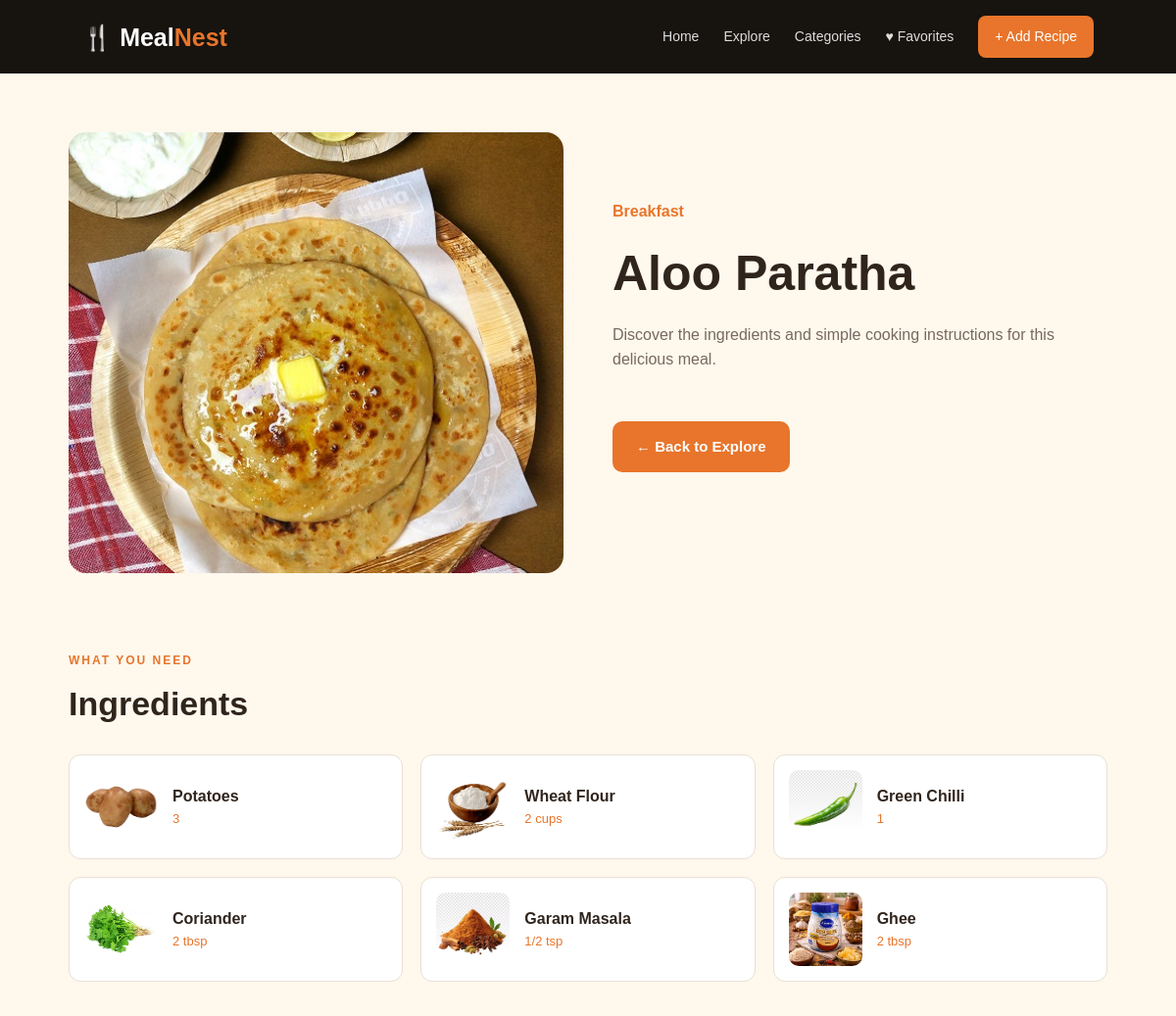
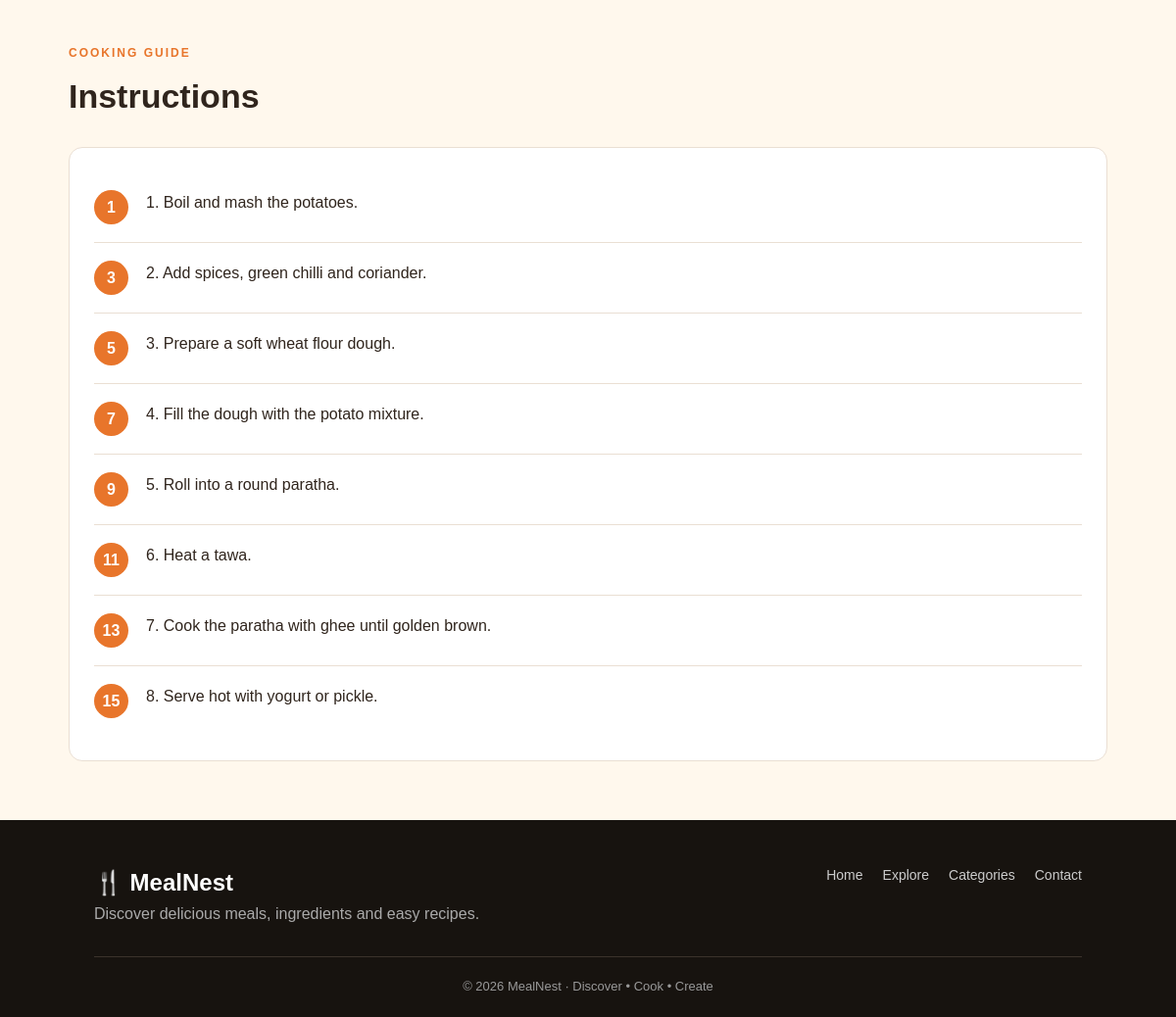
/recipe/17, run on the app's committed database (2 pictures, top to bottom).
### tables this page shows
CREATE TABLE meals (
            id INTEGER PRIMARY KEY AUTOINCREMENT,
            name TEXT NOT NULL,
            category TEXT NOT NULL,
            image TEXT NOT NULL,
            instructions TEXT NOT NULL
        );

CREATE TABLE ingredients (
            id INTEGER PRIMARY KEY AUTOINCREMENT,
            meal_id INTEGER NOT NULL,
            name TEXT NOT NULL,
            quantity TEXT,
            image TEXT NOT NULL,
            FOREIGN KEY (meal_id) REFERENCES meals(id)
        );

### app.py (the view, shortened to what this page needs)
@app.route("/recipe/<int:meal_id>")
def recipe(meal_id):
    conn = get_db()
    meal = conn.execute("""
        SELECT *
        FROM meals
        WHERE id = ?
    """, (meal_id,)).fetchone()
    ingredients = conn.execute("""
        SELECT *
        FROM ingredients
        WHERE meal_id = ?
        ORDER BY id
    """, (meal_id,)).fetchall()
    conn.close()
    return render_template(
        "recipe.html",
        meal=meal,
        ingredients=ingredients
    )

### database.py (called while the page is built)
def get_db():
    conn = sqlite3.connect(DATABASE)
    conn.row_factory = sqlite3.Row
    return conn

### templates/recipe.html (shortened to what this page needs)
{% extends "base.html" %}
{% block content %}
<section class="recipe-page">
    <div class="recipe-header">
        <div class="recipe-main-image">
            <img
                src="{{ url_for(
                    'static',
                    filename=meal.image
                ) }}"
                alt="{{ meal.name }}">
        </div>
        <div class="recipe-intro">
            <span class="recipe-category">
                {{ meal.category }}
            </span>
            <h1>
                {{ meal.name }}
            </h1>
            <p>
                Discover the ingredients and
                simple cooking instructions
                for this delicious meal.
            </p>
            <a href="{{ url_for('explore') }}" class="back-explore-btn">
                ← Back to Explore
            </a>
        </div>
    </div>
    <section class="recipe-section">
        <div class="recipe-section-title">
            <span>
                WHAT YOU NEED
            </span>
            <h2>
                Ingredients
            </h2>
        </div>
        <div class="ingredients-grid">
            {% for ingredient in ingredients %}
            <div class="ingredient-card">
                {% if ingredient.image %}
                <img
                    src="{{ url_for(
                        'static',
                        filename=ingredient.image
                    ) }}"
                    alt="{{ ingredient.name }}">
                {% else %}
                <div class="ingredient-placeholder">
                    🥕
                </div>
                {% endif %}
                <div>
                    <h3>
                        {{ ingredient.name }}
                    </h3>
                    <p>
                        {{ ingredient.quantity }}
                    </p>
                </div>
            </div>
            {% else %}
            <p>
                No ingredients available.
            </p>
            {% endfor %}
        </div>
    </section>
    <section class="recipe-section instructions">
        <div class="recipe-section-title">
            <span>
                COOKING GUIDE
            </span>
            <h2>
                Instructions
            </h2>
        </div>
        <div class="instructions-box">
            {% if meal.instructions %}
                {% for step in meal.instructions.split('\n') %}
                    {% if step.strip() %}
                    <div class="instruction-step">
                        <span class="step-number">
                            {{ loop.index }}
                        </span>
                        <p>
                            {{ step }}
                        </p>
                    </div>
                    {% endif %}
                {% endfor %}
            {% else %}
                <p>
                    No cooking instructions available.
                </p>
            {% endif %}
        </div>
    </section>
</section>
{% endblock %}

### static/css/style.css (style rules this page uses)
* { margin: 0; padding: 0; box-sizing: border-box; }
:root { --dark: #17130f; --dark-card: #241d17; --cream: #fff8ed; --orange: #e8752b; --gold: #f3a84b; --text: #30251d; --light-text: #77695d; --white: #ffffff; --border: #eadfd3; }
body { font-family: Arial, Helvetica, sans-serif; background: var(--cream); color: var(--text); line-height: 1.6; }
a { text-decoration: none; color: inherit; }
img { max-width: 100%; display: block; }
.section-title span, .page-header span, .recipe-section-title span, .form-heading span, .contact-info > span { color: var(--orange); font-size: 12px; font-weight: bold; letter-spacing: 2px; }
.recipe-page { max-width: 1100px; margin: 60px auto; padding: 0 20px; }
.recipe-header { display: grid; grid-template-columns: 1fr 1fr; gap: 50px; align-items: center; }
.recipe-main-image { height: 450px; border-radius: 18px; overflow: hidden; }
.recipe-main-image img { width: 100%; height: 100%; object-fit: cover; }
.recipe-category { color: var(--orange); font-weight: bold; }
.recipe-intro h1 { font-size: 50px; margin: 10px 0; }
.recipe-intro p { color: var(--light-text); margin-bottom: 25px; }
.recipe-section { margin-top: 75px; }
.recipe-section-title h2 { font-size: 34px; margin-top: 5px; }
.ingredients-grid { margin-top: 25px; display: grid; grid-template-columns: repeat(3, 1fr); gap: 18px; }
.ingredient-card { background: white; border: 1px solid var(--border); border-radius: 12px; padding: 15px; display: flex; align-items: center; gap: 15px; }
.ingredient-card img, .ingredient-placeholder { width: 75px; height: 75px; flex-shrink: 0; border-radius: 10px; object-fit: cover; }
.ingredient-card h3 { font-size: 16px; }
.ingredient-card p { color: var(--orange); font-size: 13px; }
.instructions-box { margin-top: 25px; background: white; border-radius: 14px; padding: 25px; border: 1px solid var(--border); }
.instruction-step { display: flex; gap: 18px; padding: 18px 0; border-bottom: 1px solid var(--border); }
.instruction-step:last-child { border-bottom: 0; }
.step-number { width: 35px; height: 35px; flex-shrink: 0; background: var(--orange); color: white; border-radius: 50%; display: flex; align-items: center; justify-content: center; font-weight: bold; }
.back-explore-btn { display: inline-block; margin: 25px 0 35px; padding: 12px 22px; background: #e8752b; color: #ffffff !important; text-decoration: none; border-radius: 10px; font-size: 15px; font-weight: 700; border: 2px solid #e8752b; transition: all 0.3s ease; }

### data on the page
meals: image (picture), category "Breakfast", name "Aloo Paratha"
ingredients: image (picture), name "Potatoes", quantity "3"
ingredients: image (picture), name "Wheat Flour", quantity "2 cups"
ingredients: image (picture), name "Green Chilli", quantity "1"
ingredients: image (picture), name "Coriander", quantity "2 tbsp"
ingredients: image (picture), name "Garam Masala", quantity "1/2 tsp"
ingredients: image (picture), name "Ghee", quantity "2 tbsp"

### other printed values
{{ step }} "1. Boil and mash the potatoes." "2. Add spices, green chilli and coriander." "3. Prepare a soft wheat flour dough." "4. Fill the dough with the potato mixture." "5. Roll into a round paratha." "6. Heat a tawa." "7. Cook the paratha with ghee until golden brown." "8. Serve hot with yogurt or pickle."
